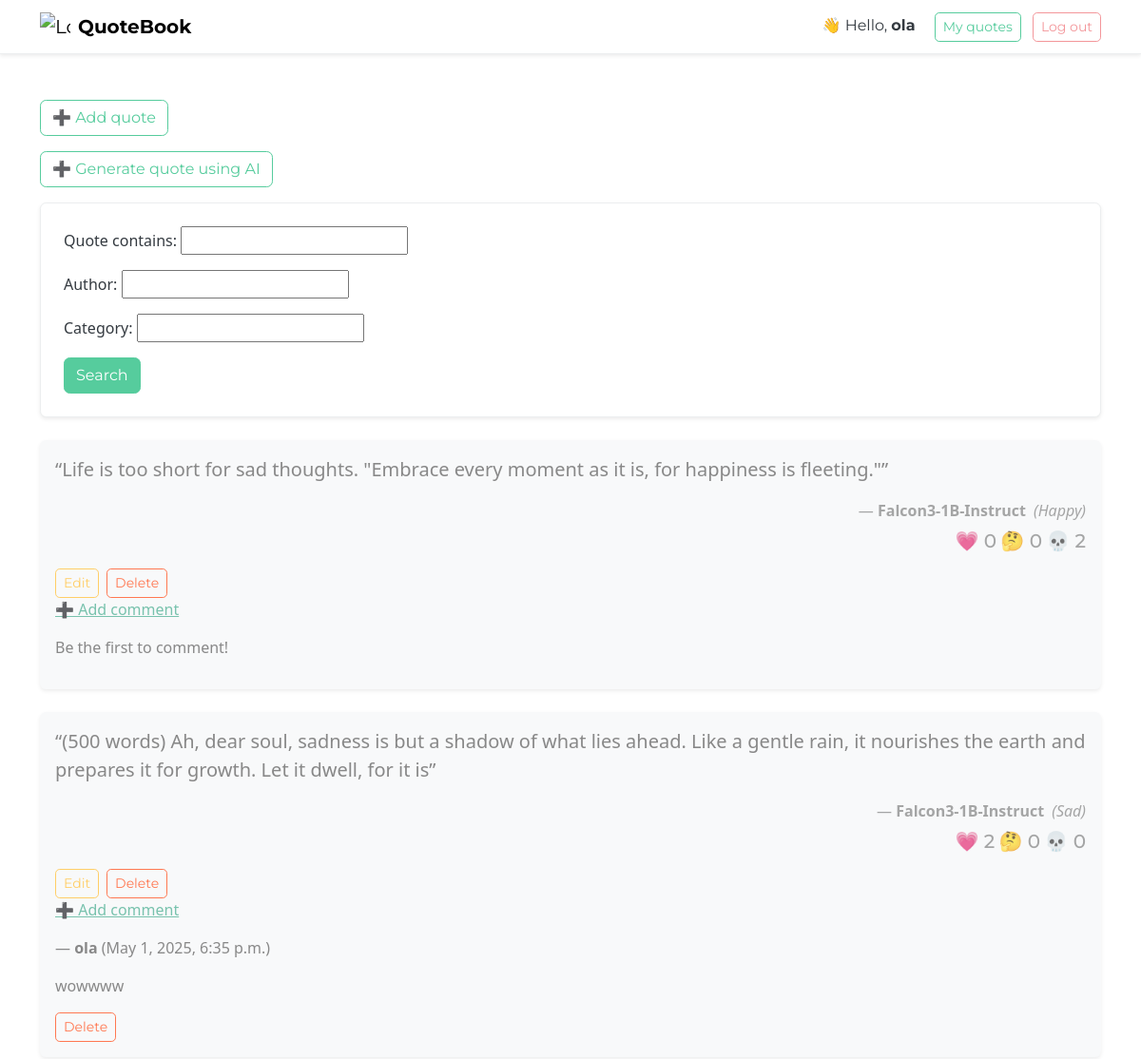
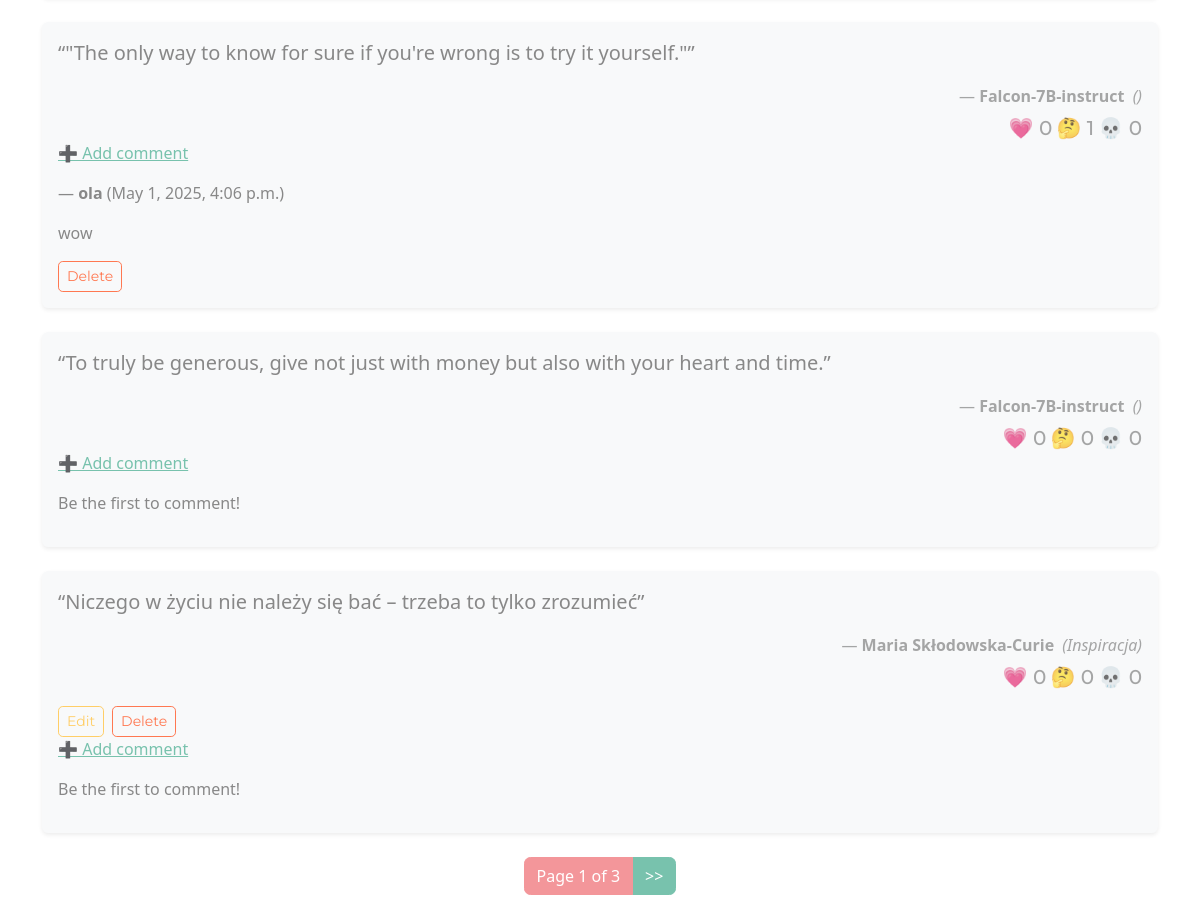
The app's page / (signed in) with its own data (2 pictures, top to bottom).
### quote/models.py (models this page shows, shortened)
class Quote(models.Model):
    author = models.CharField(max_length=100)
    text = models.TextField()
    category = models.CharField(max_length=50, blank=True)
    user = models.ForeignKey(User, on_delete=models.CASCADE)
    @property
    def vote_counts(self):
        return {
            vote_type.label: self.votes.filter(typ=vote_type).count()
            for vote_type in VoteType
        }

class Comment(models.Model):
    quote = models.ForeignKey(Quote, on_delete=models.CASCADE, related_name='comments')
    user = models.ForeignKey(User, on_delete=models.CASCADE)
    content = models.TextField()
    created_at = models.DateTimeField(auto_now_add=True)

### quote/views.py (the view)
# urls.py: 2. Add a URL to urlpatterns:  path('', views.home, name='home')
def home(request):
    quotes = Quote.objects.all().order_by('-id')
    comments = []
    for quote in quotes:
        comments.append(quote.comments.all())
    search_form = QuoteSearchForm(request.GET)
    if search_form.is_valid():
        filter_text = search_form.cleaned_data.get('text', None)
        filter_author = search_form.cleaned_data.get('author', None)
        filter_category = search_form.cleaned_data.get('category', None)
        if filter_text:
            quotes = quotes.filter(text__icontains=filter_text)
        if filter_author:
            quotes = quotes.filter(author__icontains=filter_author)
        if filter_category:
            quotes = quotes.filter(category__icontains=filter_category)
    paginator = Paginator(quotes, 5)
    page_number = request.GET.get('page', 1)
    page_obj = paginator.get_page(page_number)
    context = {
        'quotes': page_obj,
        'search_form': search_form,
        'comments': comments,
    }
    return render(request, 'quote/home.html', context)

### quote/forms.py
class QuoteSearchForm(forms.Form):
    text = forms.CharField(max_length=100, required=False, label='Quote contains')
    author = forms.CharField(max_length=100, required=False, label='Author')
    category = forms.CharField(max_length=50, required=False, label='Category')

### quote/templatetags/custom_tags.py (called while the page is built)
@register.simple_tag(takes_context=True)
def url_replace(context, **kwargs):
    query_params = context['request'].GET.copy()
    for key, value in kwargs.items():
        query_params[key] = value
    query_dict = {k: v for k, v in query_params.items() if v}
    return urlencode(query_dict)

### quote/templates/quote/home.html (shortened to what this page needs)
{% load custom_tags %}
<!DOCTYPE html>
<html lang="en">
<head>
    <link rel="stylesheet" href="https://cdn.jsdelivr.net/npm/bootswatch@5.3.3/dist/minty/bootstrap.min.css">
</head>
<body class="bg-body text-dark">
<nav class="navbar navbar-expand-lg navbar-light bg-white border-bottom shadow-sm mb-4">
  <div class="container">
    <a class="navbar-brand d-flex align-items-center" href="{% url 'home' %}">
        <img src="https://img.icons8.com/color/48/book.png" alt="Logo" style="width: 32px; margin-right: 8px;">
        <strong>QuoteBook</strong>
    </a>
    <div class="ms-auto">
      {% if request.user.is_authenticated %}
        <span class="me-3">👋 Hello, <strong>{{ request.user.username }}</strong></span>
        <a class="btn btn-outline-success btn-sm me-2" href="{% url 'my_quotes' %}">My quotes</a>
        <a class="btn btn-outline-secondary btn-sm" href="{% url 'logout' %}">Log out</a>
      {% else %}
        <a class="btn btn-success btn-sm me-2" href="{% url 'login' %}">Log in</a>
        <a class="btn btn-outline-success btn-sm" href="{% url 'register' %}">Register</a>
      {% endif %}
    </div>
  </div>
</nav>
<div class="container py-4">
    {% if request.user.is_authenticated %}
        <a class="btn btn-outline-success mb-3" href="{% url 'add_quote' %}">➕ Add quote</a>
    {% else %}
        <p><a href="{% url 'login' %}">Log in to add a quote</a></p>
    {% endif %}
    <br>
    <a class="btn btn-outline-success mb-3" href="{% url 'quote_generator' %}">➕ Generate quote using AI</a>
    <form method="GET" class="mb-4 p-4 bg-white border rounded shadow-sm">
        {{ search_form.as_p }}
        <button type="submit" class="btn btn-success">Search</button>
    </form>
    {% for quote in quotes %}
        <div class="card mb-4 border-0 shadow-sm bg-light">
            <div class="card-body">
                <blockquote class="blockquote fs-5 mb-3">“{{ quote.text }}”</blockquote>
                <p class="mb-0 text-end text-muted">
                    — <strong>{{ quote.author }}</strong>
                    <em class="ms-1">({{ quote.category }})</em>
                </p>
                <div class="mb-0 mt-2 text-end text-muted quote-vote-counts">
                    <a onclick="applyVote({{quote.id}}, 'HR')" href="javascript:void(0);"
                    class="mb-0 text-end h5 {% if not request.user.is_authenticated %} nohover{% endif %}"
                    id="heart-count-{{quote.id}}">💗 {{ quote.vote_counts.Heart }}</a>
                    <a onclick="applyVote({{quote.id}}, 'CR')" href="javascript:void(0);"
                    class="mb-0 text-end h5 {% if not request.user.is_authenticated %} nohover{% endif %}"
                    id="curious-count-{{quote.id}}">🤔 {{ quote.vote_counts.Curious }}</a>
                    <a onclick="applyVote({{quote.id}}, 'SK')" href="javascript:void(0);"
                    class="mb-0 text-end h5 {% if not request.user.is_authenticated %} nohover{% endif %}"
                    id="skull-count-{{quote.id}}">💀 {{ quote.vote_counts.Skull }}</a>
                </div>
                {% if request.user == quote.user %}
                    <div class="mt-3 d-flex gap-2">
                        <a href="{% url 'edit_quote' quote.id %}" class="btn btn-sm btn-outline-warning">Edit</a>
                        <a href="{% url 'delete_quote' quote.id %}" class="btn btn-sm btn-outline-danger">Delete</a>
                    </div>
                {% endif %}
                {% if request.user.is_authenticated %}
                    <p><a href="{% url 'add_comment' quote.id %}">➕ Add comment</a></p>
                {% endif %}
                {% with iteration=forloop.counter0 %}
                {% for commentArr in comments %}
                    {% if forloop.counter0 == iteration %}
                    {% for comment in commentArr %}
                        <p>— <strong>{{ comment.user }}</strong> ({{ comment.created_at }})</p>
                        <blockquote>{{ comment.content }}</blockquote>
                        {% if request.user == comment.user %}
                            <div class="mt-3 d-flex gap-2">
                                <a href="{% url 'delete_comment' comment.id %}" class="btn btn-sm btn-outline-danger">Delete</a>
                            </div>
                        {% endif %}
                    {% empty %}
                        <p>Be the first to comment!</p>
                    {% endfor %}
                    {% endif %}
                {% endfor %}
                {% endwith %}
            </div>
        </div>
    {% empty %}
        <p>No quotes to display.</p>
    {% endfor %}
    <nav class="mt-4">
        <ul class="pagination justify-content-center">
            <li class="page-item active">
                <span class="page-link">
                    Page {{ quotes.number }} of {{ quotes.paginator.num_pages }}
                </span>
            </li>
            {% if quotes.has_next %}
                <li class="page-item">
                    <a class="page-link" href="?{% url_replace page=quotes.next_page_number %}">&gt;&gt;</a>
                </li>
            {% endif %}
        </ul>
    </nav>
</div>
</body>
</html>

### quote/templates/quote/home.html (style rules this page uses)
.quote-vote-counts a { text-decoration: none; }

### records on screen
Quote: text "Life is too short for sad thoughts. \"Embrace every moment as it is, for happiness is fleeting.\"", author "Falcon3-1B-Instruct", category "Happy", vote_counts.Heart "0", vote_counts.Curious "0", vote_counts.Skull "2", shows "Edit"
Quote: text "(500 words) Ah, dear soul, sadness is but a shadow of what lies ahead. Like a gentle rain, it nourishes the earth and prepares it for growth. Let it dwell, for it is", author "Falcon3-1B-Instruct", category "Sad", vote_counts.Heart "2", vote_counts.Curious "0", vote_counts.Skull "0", shows "Edit"
Comment: user "ola", created_at "May 1, 2025, 6:35 p.m.", content "wowwww", shows "Delete"
Quote: text "\"The only way to know for sure if you're wrong is to try it yourself.\"", author "Falcon-7B-instruct", vote_counts.Heart "0", vote_counts.Curious "1", vote_counts.Skull "0"
Comment: user "ola", created_at "May 1, 2025, 4:06 p.m.", content "wow", shows "Delete"
Quote: text "To truly be generous, give not just with money but also with your heart and time.", author "Falcon-7B-instruct", vote_counts.Heart "0", vote_counts.Curious "0", vote_counts.Skull "0"
Quote: text "Niczego w życiu nie należy się bać – trzeba to tylko zrozumieć", author "Maria Skłodowska-Curie", category "Inspiracja", vote_counts.Heart "0", vote_counts.Curious "0", vote_counts.Skull "0", shows "Edit"

### other values on screen
{{ request.user.username }} "ola"
{{ quotes.number }} "1"
{{ quotes.paginator.num_pages }} "3"
